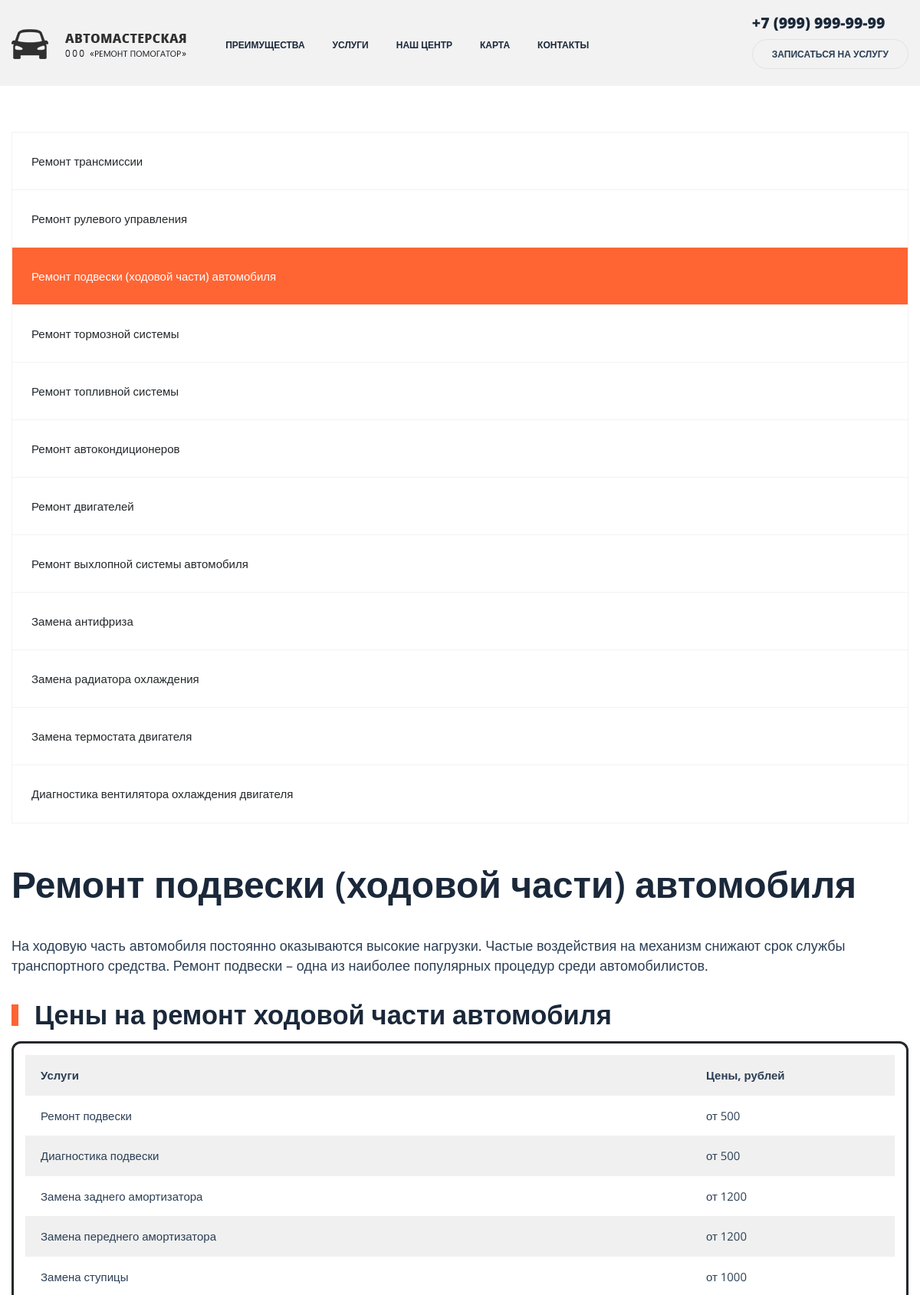
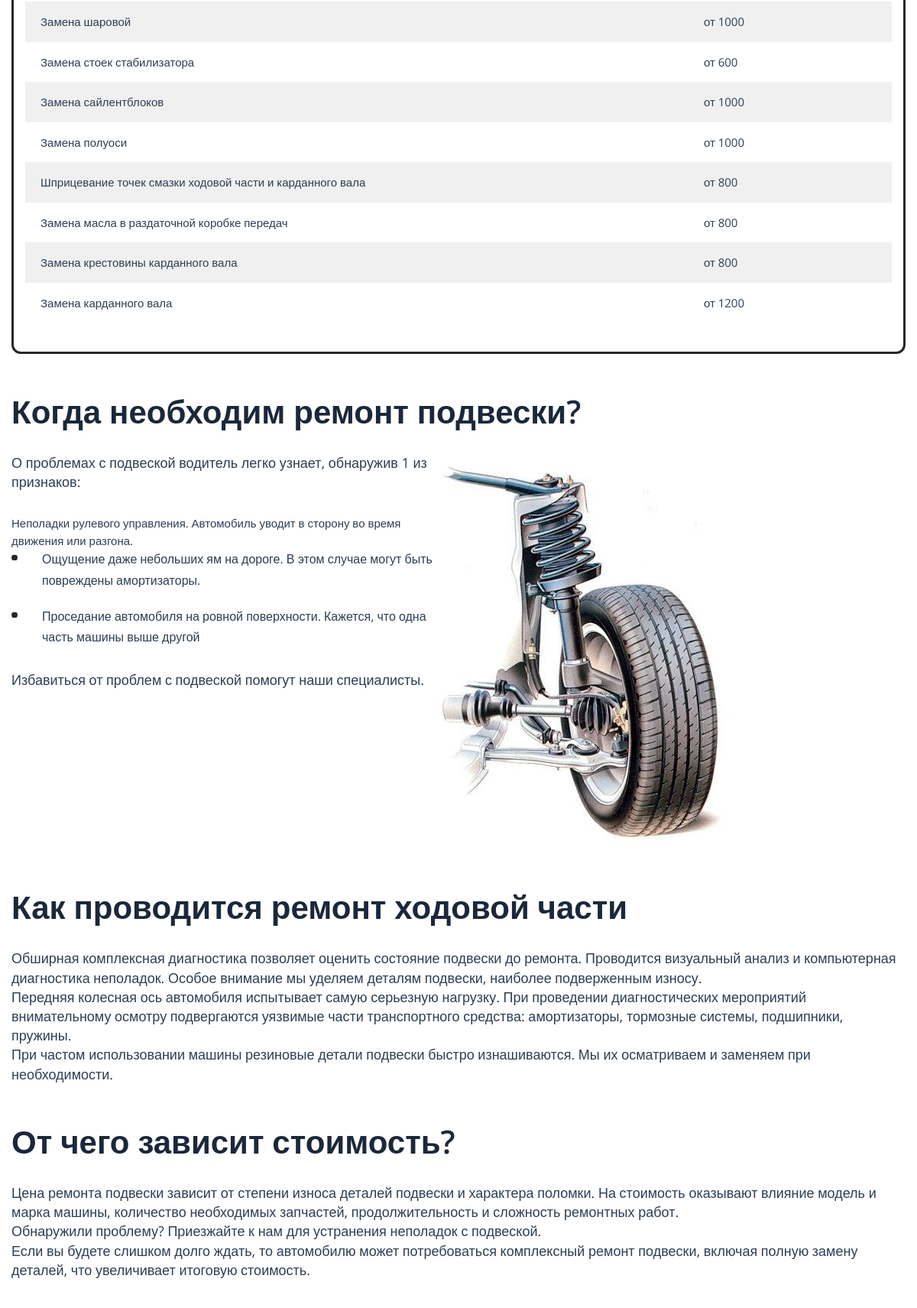
The app's page /index4.php (upper part) with its own data (2 pictures, top to bottom).
### tables this page shows
CREATE TABLE `service_price_list` (
  `idservice_price_list` int(11) NOT NULL,
  `idservice` int(11) NOT NULL,
  `price` int(11) NOT NULL,
  `start_data` date NOT NULL,
  `end_data` date DEFAULT NULL
);

CREATE TABLE `service` (
  `idservice` int(11) NOT NULL,
  `id_type` int(11) NOT NULL,
  `service` varchar(500) DEFAULT NULL
);

### index4.php (the view, shortened to what this page needs)
<!DOCTYPE html>
<html lang="en" dir="ltr">
  <head>
    <link rel="stylesheet" href="https://stackpath.bootstrapcdn.com/bootstrap/4.1.3/css/bootstrap.min.css"
>
    <link rel="stylesheet" href="https://use.fontawesome.com/releases/v5.6.1/css/all.css"
>
    <link rel="stylesheet" href="css/main2.css">
    <link rel="stylesheet" href="css/media.css">
    <link rel="stylesheet" href="css/animate.css">
    <link rel='stylesheet' id='wp-block-library-css' href='css/style.min-1.css' type='text/css' media='all'>
    <link rel='stylesheet' id='autoservice-style-css' href='css/wmac_single_71dfaf63ff26cdcd8f13a55f6c5f486d-1.css' type='text/css' media='all'>
    <link rel='stylesheet' id='autoservice-main-css' href='css/wmac_single_ce631b6e98131e308f29fbe37d2114e2-1.css' type='text/css' media='all'>
    <link rel='stylesheet' id='autoservice-media-main-css' href='css/wmac_single_e65cdca6a25d2c07eeefa16406e77695-1.css' type='text/css' media='all'>
  </head>
  <body>
    <header>
      <nav class="navbar navbar-expand-lg sticky-top">
        <div class="container">
          <a href="index.html" class="navbar-brad">
            <img src="img/logo.svg" alt="" class="logo">
          </a>
          <div class="collapse navbar-collapse" id="navbarResponsive">
            <ul class="navbar-nav">
            <li class="nav-item">
                <a href="index.html#why" class="nav-link active">
                  Преимущества
                </a>
              </li>
              <li class="nav-item">
                <a href="index2.php" class="nav-link">
                  Услуги
                </a>
              </li>
              <li class="nav-item">
                <a href="index.html#look" class="nav-link">
                  Наш центр
                </a>
              </li>
              <li class="nav-item">
                <a href="index.html#place" class="nav-link">
                  Карта
                </a>
              </li>
              <li class="nav-item">
                <a href="index.html#footer" class="nav-link">
                  Контакты
                </a>
              </li>
            </ul>
          </div>
          <div class="clearfix d-none d-lg-block">
           <div class="contacts__phone bolder">
             +7 (999) 999-99-99
           </div>
           <a class="contacts__btn upper bolder"  onclick="document.getElementById('servicerequestModal').style.display='block'">
             Записаться на услугу
           </a>
          </div>
        </div>
      </nav>
    </header>
    <div id="content" class="site-content">
        <div class="wrapper">
            <div class="inner">
                <div class="inner-page">
                    <aside id="secondary" class="widget-area">
                        <nav class="sidebar-nav">
                            <ul>
                                <li class="page_item page-item-468 page_item_has_children"><a href="index2.php">Ремонт трансмиссии</a>
                                </li>
                                <li class="page_item page-item-469 page_item_has_children"><a href="index3.php">Ремонт рулевого управления</a>
                                </li>
                                <li class="page_item page-item-470 current_page_item"><a href="index4.php">Ремонт подвески (ходовой части) автомобиля</a>
                                </li>
                                <li class="page_item page-item-471 page_item_has_children"><a href="index5.php">Ремонт тормозной системы</a>
                                </li>
                                <li class="page_item page-item-472 page_item_has_children"><a href="index6.php">Ремонт топливной системы</a>
                                </li>
                                <li class="page_item page-item-473 page_item_has_children"><a href="index7.php">Ремонт автокондиционеров</a>
                                </li>
                                <li class="page_item page-item-474 page_item_has_children"><a href="index8.php">Ремонт двигателей</a>
                                </li>
                                <li class="page_item page-item-475 page_item_has_children"><a href="index9.php">Ремонт выхлопной системы автомобиля</a>
                                </li>
                                <li class="page_item page-item-994"><a href="index10.php">Замена антифриза</a></li>
                                <li class="page_item page-item-1001"><a href="index11.php">Замена радиатора охлаждения</a></li>
                                <li class="page_item page-item-1004"><a href="index12.php">Замена термостата двигателя</a></li>
                                <li class="page_item page-item-1007"><a href="index13.php" aria-current="page">Диагностика вентилятора охлаждения двигателя</a></li>
                            </ul>
                        </nav>
                    </aside>
                    <div id="primary" class="content-area">
                        <main id="main" class="site-main">
                            <div class="inner-page-preview section mb0">
                                <div class="inner-page-preview-layout">
                                    <div class="section-title">
                                        <h1>Ремонт подвески (ходовой части) автомобиля</h1>
                                    </div>
                                </div>
                            </div>
                            <article id="post-470" class="post-470 page type-page status-publish has-post-thumbnail hentry">
                                <div class="entry-content">
                                    <div id="seo-block_5efdc0f91ede0" class="seo section">
                                        <div class="section-bg"></div>
                                        <div class="seo-layout">
                                            <div class="section-desc">
                                                <p>На ходовую часть автомобиля постоянно оказываются высокие нагрузки. Частые воздействия на механизм снижают срок службы транспортного средства. Ремонт подвески &#8211; одна из наиболее популярных процедур среди автомобилистов.</p>
                                            </div>
                                        </div>
                                    </div>
                                    <h2>Цены на ремонт ходовой части автомобиля</h2>
                                    <figure class="wp-block-table is-style-stripes">
                                        <table>
                                            <tbody>
                                                <tr>
                                                    <td><strong>Услуги</strong></td>
                                                    <td><strong>Цены, рублей</strong></td>
                                                </tr>
                                                <?php
                                                include('admin/database/dbconfig.php');
                                            $sql = "SELECT s.service, spl.price FROM service s LEFT JOIN service_price_list spl
                                            ON s.idservice = spl.idservice WHERE s.id_type = 3 AND spl.end_data IS NULL";
                                            $result = $connection->query($sql);
                                            while($row = $result->fetch_assoc()) {
                                                echo"
                                              <tr>
                                                  <td>" . $row["service"] ."</td>
                                                  <td>от " . $row["price"] ."</td>
                                              </tr>";
                                            }
                                                ?>
                                            </tbody>
                                        </table>
                                    </figure>
                                    <div id="seo-img-block_5efdc0081eddf" class="seo-img section mb0">
                                        <div class="section-bg"></div>
                                        <div class="seo-img-header">
                                            <div class="section-title">
                                                <h2>Когда необходим ремонт подвески?</h2>
                                            </div>
                                        </div>
                                        <div class="seo-img-layout">
                                            <div class="seo-img-left">
                                                <div class="seo-img-desc section-desc">
                                                    <p>О проблемах с подвеской водитель легко узнает, обнаружив 1 из признаков:</p>
                                                    <ul class="check-list-dots">Неполадки рулевого управления. Автомобиль уводит в сторону во время движения или разгона.
                                                        <li>Ощущение даже небольших ям на дороге. В этом случае могут быть повреждены амортизаторы.</li>
                                                        <li>Проседание автомобиля на ровной поверхности. Кажется, что одна часть машины выше другой</li>
                                                    </ul>
                                                    <p>Избавиться от проблем с подвеской помогут наши специалисты.</p>
                                                </div>
                                            </div>
                                            <div class="seo-img-right">
                                                <div class="seo-img-photo"> <img width="400" height="518" src="img/remont-posveski.jpg"> </div>
                                            </div>
                                        </div>
                                    </div>
                                    <div id="seo-block_60a26c033bc6b" class="seo section">
                                        <div class="section-bg"></div>
                                        <div class="seo-layout">
                                            <div class="section-title">
                                                <h2>Как проводится ремонт ходовой части</h2>
                                            </div>
                                            <div class="section-desc">
                                                <p>Обширная комплексная диагностика позволяет оценить состояние подвески до ремонта. Проводится визуальный анализ и компьютерная диагностика неполадок. Особое внимание мы уделяем деталям подвески, наиболее подверженным износу.<br> Передняя колесная ось автомобиля испытывает самую серьезную нагрузку. При проведении диагностических мероприятий внимательному осмотру подвергаются уязвимые части транспортного средства: амортизаторы, тормозные системы, подшипники, пружины.<br> При частом использовании машины резиновые детали подвески быстро изнашиваются. Мы их осматриваем и заменяем при необходимости.</p>
                                            </div>
                                        </div>
                                    </div>
                                    <div id="seo-block_60a26d383bc6c" class="seo section">
                                        <div class="section-bg"></div>
                                        <div class="seo-layout">
                                            <div class="section-title">
                                                <h2>От чего зависит стоимость?</h2>
                                            </div>
                                            <div class="section-desc">
                                                <p>Цена ремонта подвески зависит от степени износа деталей подвески и характера поломки. На стоимость оказывают влияние модель и марка машины, количество необходимых запчастей, продолжительность и сложность ремонтных работ.<br> Обнаружили проблему? Приезжайте к нам для устранения неполадок с подвеской.<br> Если вы будете слишком долго ждать, то автомобилю может потребоваться комплексный ремонт подвески, включая полную замену деталей, что увеличивает итоговую стоимость.</p>
                                            </div>
                                        </div>
                                    </div>
                                </div>
                            </article>
                        </main>
                    </div>
                </div>
            </div>
        </div>
    </div>
</body>
</html>

### css/main2.css (style rules this page uses)
html { font-size: 15px; }
body { font-family: 'Open Sans', sans-serif; color: #2c3f55; overflow-x: hidden; }
ul, li { display: block; margin: 0px; padding: 0px; }
.container { position: relative; }
* { -moz-transition: all 0.3s ease; -webkit-transition-property: all; -webkit-transition-duration: 0.3s; -webkit-transition-timing-function: ease; }
h2 { font-size: 2.3rem; font-weight: 600; color: #1a283a; margin-left: 30px; margin-top: 0px; margin-bottom: 0px; }
h2:before { content: ''; display: block; background: #FF6433; width: 9px; height: 28px; position: absolute; margin-top: 8px; margin-left: -30px; }
.bolder { font-weight: 800; }
.upper { text-transform: uppercase; }
.navbar { background: #F2F2F2; padding: 15px 0 31px 0; }
.logo { margin-top: 20px; }
.navbar-nav { margin: 22px 0 0 75px; }
.nav-link { color: #1A283A; text-transform: uppercase; font-weight: 800; border-radius: 60px; font-size: 0.8rem; padding: 8px 18px !important; padding-left: 40px; }
.contacts__phone { font-size: 1.667rem; color: #1A283A; margin-bottom: 14px; }
.contacts__btn { font-size: 0.8rem; border: 1px solid #E2E2E2; padding: 10px 25px; color: #1A283A; border-radius: 60px; }
h1 { font-size: 3.333rem; color: #1a283a; font-weight: 600; margin: 80px 0 80px 0; line-height: 1.2em; }
.section-title { margin-top: 50px; }

### css/media.css (style rules this page uses)
@media screen and (max-width: 1200px) { body { overflow-x: hidden; } }
@media (min-width: 992px) and (max-width: 1200px) { .container { max-width: 100%; } }
@media (min-width: 992px) and (max-width: 1200px) { .navbar-nav { margin-left: 4.5%; } }
@media (min-width: 992px) and (max-width: 1200px) { .contacts__phone { font-size: 1.3rem; } }

### css/style.min-1.css (style rules this page uses)
.wp-block-table { overflow-x:auto }
.wp-block-table table { width:100% }
.wp-block-table.is-style-stripes { border-spacing:0; border-collapse:inherit; background-color:transparent; }
.wp-block-table.is-style-stripes tbody tr:nth-child(odd) { background-color:#f0f0f0 }
.wp-block-table.is-style-stripes td,.wp-block-table.is-style-stripes th { border-color:transparent }

### css/wmac_single_71dfaf63ff26cdcd8f13a55f6c5f486d-1.css (style rules this page uses)
html { line-height:1.15; -webkit-text-size-adjust:100% }
body { margin:0 }
h1 { font-size:2em; margin:.67em 0 }
body,button,input,select,optgroup,textarea { font-size:16px; font-size:1rem; line-height:1.5 }
h1,h2,h3,h4,h5,h6 { clear:both }
p { margin-bottom:1.5em }
ul,ol { margin:30px 0 }
ul { list-style:disc }
img { height:auto; max-width:100% }
figure { margin:1em 0 }
table { margin:0 0 1.5em; width:100% }
.clear:before,.clear:after,.entry-content:before,.entry-content:after,.comment-content:before,.comment-content:after,.site-header:before,.site-header:after,.site-content:before,.site-content:after,.site-footer:before,.site-footer:after { content:""; display:table; table-layout:fixed }
.clear:after,.entry-content:after,.comment-content:after,.site-header:after,.site-content:after,.site-footer:after { clear:both }

### css/wmac_single_e65cdca6a25d2c07eeefa16406e77695-1.css (style rules this page uses)
@media screen and (max-width:1200px) { .inner-page { display:block } }
@media screen and (max-width:1200px) { .widget-area { width:100%; margin-bottom:30px } }

### records on screen
service_price_list: idservice.service "Ремонт подвески", price "500"
service_price_list: idservice.service "Диагностика подвески", price "500"
service_price_list: idservice.service "Замена заднего амортизатора", price "1200"
service_price_list: idservice.service "Замена переднего амортизатора", price "1200"
service_price_list: idservice.service "Замена ступицы", price "1000"
service_price_list: idservice.service "Замена шаровой", price "1000"
service_price_list: idservice.service "Замена стоек стабилизатора", price "600"
service_price_list: idservice.service "Замена сайлентблоков", price "1000"
service_price_list: idservice.service "Замена полуоси", price "1000"
service_price_list: idservice.service "Шприцевание точек смазки ходовой части и карданного вала", price "800"
service_price_list: idservice.service "Замена масла в раздаточной коробке передач", price "800"
service_price_list: idservice.service "Замена крестовины карданного вала", price "800"
service_price_list: idservice.service "Замена карданного вала", price "1200"
